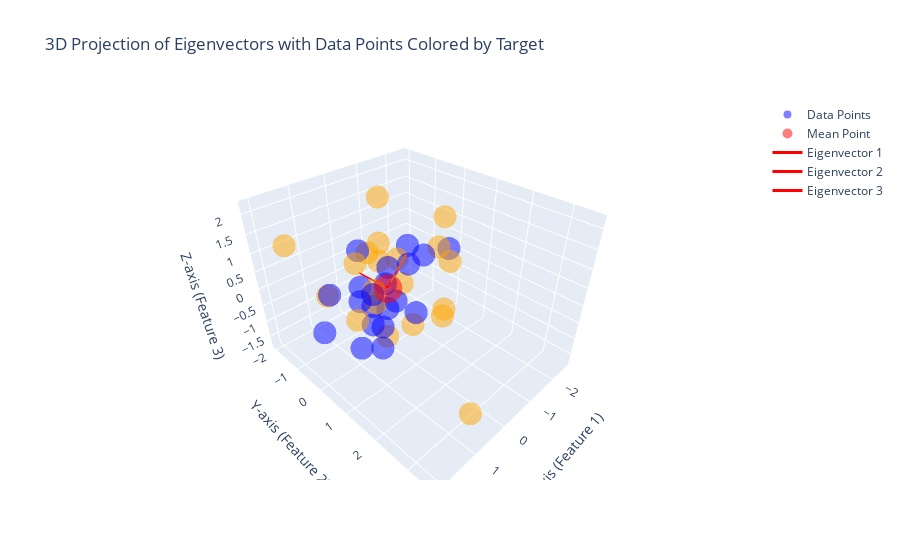

This figure's notebook cell:
### Code cell
# Plot eigen vectors in 3D s
import plotly.graph_objects as go

# Create a 3D scatter plot using Plotly
fig = go.Figure()

# Define colors based on the target: 1 (blue), 0 (orange)
colors = np.where(df['target'] == 1, 'blue', 'orange')

# Add scatter points to the figure
fig.add_trace(go.Scatter3d(
    x=df['feature1'],
    y=df['feature2'],
    z=df['feature3'],
    mode='markers',
    marker=dict(size=8, color=colors, opacity=0.5),
    name='Data Points'
))

# Plot the mean point
mean_point = [df['feature1'].mean(), df['feature2'].mean(), df['feature3'].mean()]
fig.add_trace(go.Scatter3d(
    x=[mean_point[0]], 
    y=[mean_point[1]], 
    z=[mean_point[2]], 
    mode='markers',
    marker=dict(size=10, color='red', opacity=0.5),
    name='Mean Point'
))

# Define the origin for the eigenvectors
origin = np.array([0, 0, 0])

# Add eigenvectors as arrows
for i in range(len(eigen_vectors)):
    fig.add_trace(go.Scatter3d(
        x=[origin[0], eigen_vectors[0, i] * eigen_values[i]], 
        y=[origin[1], eigen_vectors[1, i] * eigen_values[i]], 
        z=[origin[2], eigen_vectors[2, i] * eigen_values[i]],
        mode='lines+text',
        line=dict(color='red', width=3),
        name=f'Eigenvector {i+1}'
    ))

# Set the layout of the figure
fig.update_layout(
    scene=dict(
        xaxis_title='X-axis (Feature 1)',
        yaxis_title='Y-axis (Feature 2)',
        zaxis_title='Z-axis (Feature 3)',
    ),
    title='3D Projection of Eigenvectors with Data Points Colored by Target'
)

# Show the plot
fig.show()

### Figure 1 — Plotly figure (JSON) as saved in the notebook; plotly's stock layout.template omitted (floating-point values rounded to 4 significant figures)
{"data": [{"marker": {"color": ["blue", "orange", "blue", "blue", "blue", "orange", "orange", "blue", "orange", "orange", "orange", "blue", "blue", "blue", "orange", "orange", "blue", "blue", "blue", "orange", "orange", "orange", "orange", "blue", "orange", "orange", "orange", "orange", "blue", "blue", "orange", "orange", "orange", "blue", "blue", "blue", "blue", "blue", "orange", "blue"], "opacity": 0.5, "size": 8}, "mode": "markers", "name": "Data Points", "type": "scatter3d", "x": [-0.7008, -0.2245, -0.01146, 1.342, -2.571, 0.8671, 1.566, -0.09748, -1.012, 2.09, -1.595, -0.6694, 0.204, -1.263, -0.04273, 1.087, -0.1685, -0.4191, -1.247, 0.8783, -0.125, 0.2608, -1.278, -0.7474, -1.048, 1.38, 0.4069, 0.5042, 0.4504, 0.8585, 0.7146, -0.2004, 0.2756, 0.535, -1.987, -0.213, -0.3991, 0.729, 0.6999, 1.171], "y": [-1.526, -1.011, -0.04693, -0.9627, -0.2996, 0.9358, -0.2199, -0.3822, 0.955, -0.7576, 0.1966, -1.998, -0.4152, -0.01819, 0.8235, 3.557, -1.349, 0.5537, -0.5939, 0.6099, 0.3877, 0.05408, 0.6401, -0.9667, 1.055, 1.394, -0.0237, 0.9326, 0.2299, -0.002939, -0.2619, -0.4509, 2.035, 0.07385, -1.336, 0.04901, -0.427, -0.2741, -0.3895, -0.7715], "z": [-1.749, 0.4913, -0.6496, -1.184, -0.05404, -0.4264, 0.461, -1.504, -0.662, 1.731, 0.5941, -0.04268, -1.27, 0.4054, -0.6776, -0.6577, -0.7067, -0.6696, 0.4613, 0.3496, 0.2769, 1.386, 1.701, -0.6934, 0.7745, 1.991, 0.1348, 1.459, -1.511, 0.0538, 0.9107, 2.183, 0.4423, 0.127, -0.7643, -0.4713, 0.2358, -1.662, -0.8169, 0.002171]}, {"marker": {"color": "red", "opacity": 0.5, "size": 10}, "mode": "markers", "name": "Mean Point", "type": "scatter3d", "x": [1.11e-17], "y": [1.776e-16], "z": [-9.992e-17]}, {"line": {"color": "red", "width": 3}, "mode": "lines+text", "name": "Eigenvector 1", "type": "scatter3d", "x": [0, -0.7293], "y": [0, -0.8881], "z": [0, -0.7154]}, {"line": {"color": "red", "width": 3}, "mode": "lines+text", "name": "Eigenvector 2", "type": "scatter3d", "x": [0, -0.6559], "y": [0, -0.01], "z": [0, 0.681]}, {"line": {"color": "red", "width": 3}, "mode": "lines+text", "name": "Eigenvector 3", "type": "scatter3d", "x": [0, 0.3719], "y": [0, -0.5869], "z": [0, 0.3495]}], "layout": {"scene": {"xaxis": {"title": {"text": "X-axis (Feature 1)"}}, "yaxis": {"title": {"text": "Y-axis (Feature 2)"}}, "zaxis": {"title": {"text": "Z-axis (Feature 3)"}}}, "title": {"text": "3D Projection of Eigenvectors with Data Points Colored by Target"}}}
